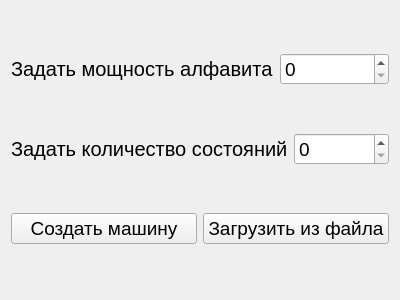
<?xml version="1.0" encoding="UTF-8"?>
<ui version="4.0">
 <class>Form</class>
 <widget class="QWidget" name="Form">
  <property name="geometry">
   <rect>
    <x>0</x>
    <y>0</y>
    <width>400</width>
    <height>300</height>
   </rect>
  </property>
  <property name="windowTitle">
   <string>Form</string>
  </property>
  <layout class="QVBoxLayout" name="verticalLayout">
   <item>
    <layout class="QHBoxLayout" name="horizontalLayout">
     <item>
      <widget class="QLabel" name="alph_label">
       <property name="font">
        <font>
         <pointsize>15</pointsize>
        </font>
       </property>
       <property name="text">
        <string>Задать мощность алфавита</string>
       </property>
      </widget>
     </item>
     <item>
      <widget class="QSpinBox" name="alph_box">
       <property name="font">
        <font>
         <pointsize>14</pointsize>
        </font>
       </property>
      </widget>
     </item>
    </layout>
   </item>
   <item>
    <layout class="QHBoxLayout" name="horizontalLayout_2">
     <item>
      <widget class="QLabel" name="state_label">
       <property name="font">
        <font>
         <pointsize>15</pointsize>
        </font>
       </property>
       <property name="text">
        <string>Задать количество состояний</string>
       </property>
      </widget>
     </item>
     <item>
      <widget class="QSpinBox" name="state_box">
       <property name="font">
        <font>
         <pointsize>14</pointsize>
        </font>
       </property>
      </widget>
     </item>
    </layout>
   </item>
   <item>
    <layout class="QHBoxLayout" name="horizontalLayout_3">
     <item>
      <widget class="QPushButton" name="create_new_btn">
       <property name="font">
        <font>
         <pointsize>14</pointsize>
        </font>
       </property>
       <property name="text">
        <string>Создать машину</string>
       </property>
      </widget>
     </item>
     <item>
      <widget class="QPushButton" name="load_btn">
       <property name="font">
        <font>
         <pointsize>14</pointsize>
        </font>
       </property>
       <property name="text">
        <string>Загрузить из файла</string>
       </property>
      </widget>
     </item>
    </layout>
   </item>
  </layout>
 </widget>
 <resources/>
 <connections/>
</ui>
